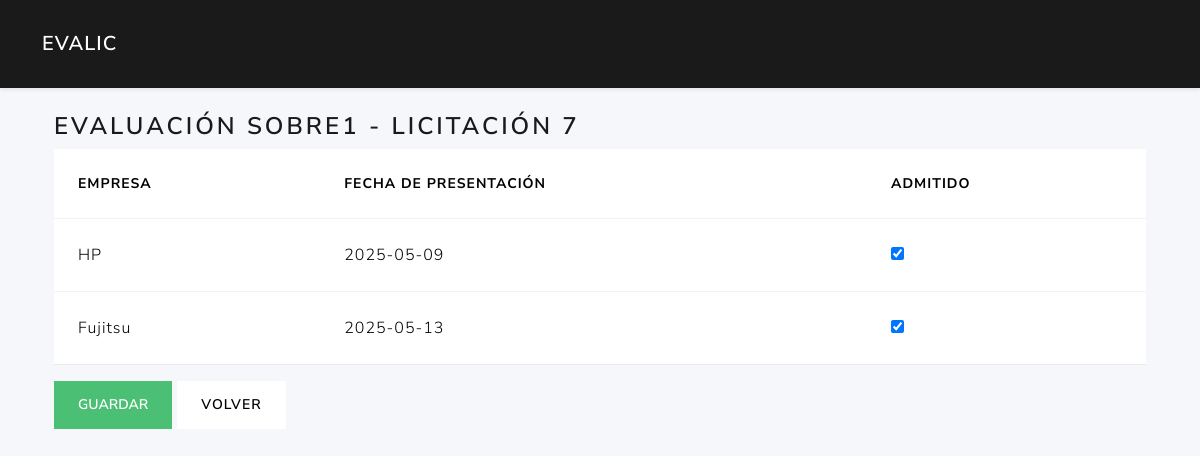
Screenshot of /ofertas/7/evaluar_sobre1 with the database file from the repository.
### tables this page shows
CREATE TABLE ofertas (
        fechapresentacion TEXT NOT NULL,
        admitidasobre1 INTEGER,             
        licitacion_id INTEGER NOT NULL,
        licitante_id INTEGER NOT NULL,
        PRIMARY KEY (licitacion_id,licitante_id)                                       
        FOREIGN KEY (licitacion_id) REFERENCES licitaciones(id)
        FOREIGN KEY (licitante_id) REFERENCES licitantes(id)                                                           
    );

CREATE TABLE licitantes (
        id  INTEGER PRIMARY KEY AUTOINCREMENT,
        nombreempresa TEXT NOT NULL,
        cif text NOT NULL,
        direccion text,
        ciudad text,
        provincia text,
        telefono text,
        email text                                                                                                                            
    );

### routes/ofertas_routes.py (the view, shortened to what this page needs)
@ofertas_bp.route('/<int:licitacion_id>/evaluar_sobre1', methods=['GET', 'POST'])
def evaluar_sobre1(licitacion_id):
    ofertas = list_ofertas_logic(licitacion_id)
    return render_template('ofertas/evaluar_sobre1.html',
                           ofertas=ofertas,
                           licitacion_id=licitacion_id)

### models/dao.py (called while the page is built)
def close_connection(exception):
    db = getattr(g, '_database', None)
    if db is not None:
        db.close()

def get_db(app):
    if 'sqlite_db' not in g:
        g.sqlite_db = sqlite3.connect(
            app.config['DATABASE'],
            detect_types=sqlite3.PARSE_DECLTYPES
        )
        g.sqlite_db.row_factory = sqlite3.Row
    return g.sqlite_db

### models/ofertas_data.py (called while the page is built)
def list_ofertas(db, licitacion_id=None):
    query = """
        SELECT o.licitacion_id, o.licitante_id, o.fechapresentacion, o.admitidasobre1, l.nombreempresa
        FROM ofertas o
        JOIN licitantes l ON o.licitante_id = l.id
    """
    params = ()
    if licitacion_id:
        query += " WHERE o.licitacion_id=?"
        params = (licitacion_id,)
    query += " ORDER BY o.licitacion_id, o.licitante_id"
    cur = db.execute(query, params)
    return cur.fetchall()

### services/oferta_service.py (called while the page is built)
def list_ofertas_logic(licitacion_id=None):
    db = get_db(current_app)
    return list_ofertas(db, licitacion_id)

### templates/ofertas/evaluar_sobre1.html (shortened to what this page needs)
{% extends 'base.html' %}
{% block content %}
<div class="container">
  <h3>Evaluación Sobre1 - Licitación {{ licitacion_id }}</h3>
  <form method="post">
    <table class="table">
      <thead>
        <tr>
          <th>Empresa</th>
          <th>Fecha de presentación</th>
          <th>Admitido</th>
        </tr>
      </thead>
      <tbody>
        {% for o in ofertas %}
        <tr>
          <td>{{ o.nombreempresa }}</td>
          <td>{{ o.fechapresentacion }}</td>
          <td>
            <input type="checkbox" name="admitidasobre1_{{ o.licitante_id }}" {% if o.admitidasobre1 %}checked{% endif %}>
          </td>
        </tr>
        {% endfor %}
      </tbody>
    </table>
    <button type="submit" class="btn btn-success">Guardar</button>
    <a href="{{ url_for('licitaciones.edit_licitacion_route', lic_id=licitacion_id) }}" class="btn btn-secondary">Volver</a>
  </form>
</div>
{% endblock %}

### templates/base.html (style rules this page uses)
body { background:#f5f7fa; }

### rows the page displays
ofertas: nombreempresa "HP", fechapresentacion "2025-05-09", admitidasobre1 "☑"
ofertas: nombreempresa "Fujitsu", fechapresentacion "2025-05-13", admitidasobre1 "☑"

### other values shown
{{ licitacion_id }} "7"
